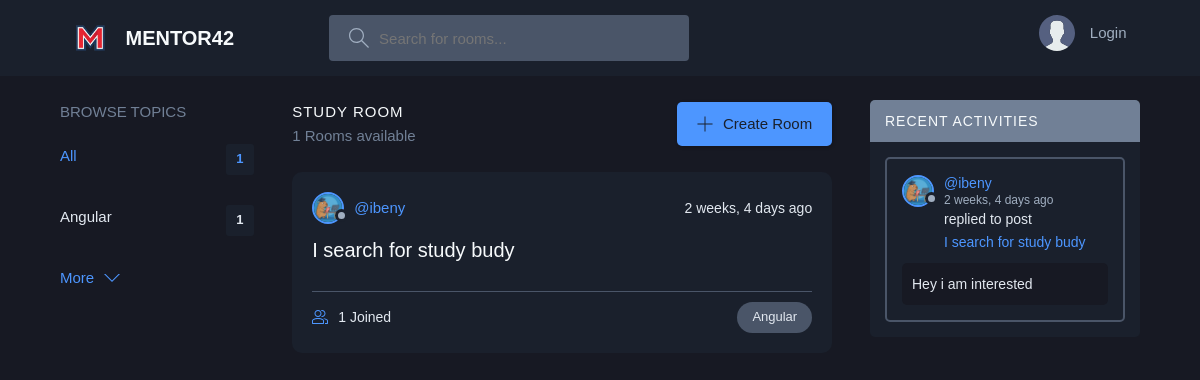
The app's page /, older data.
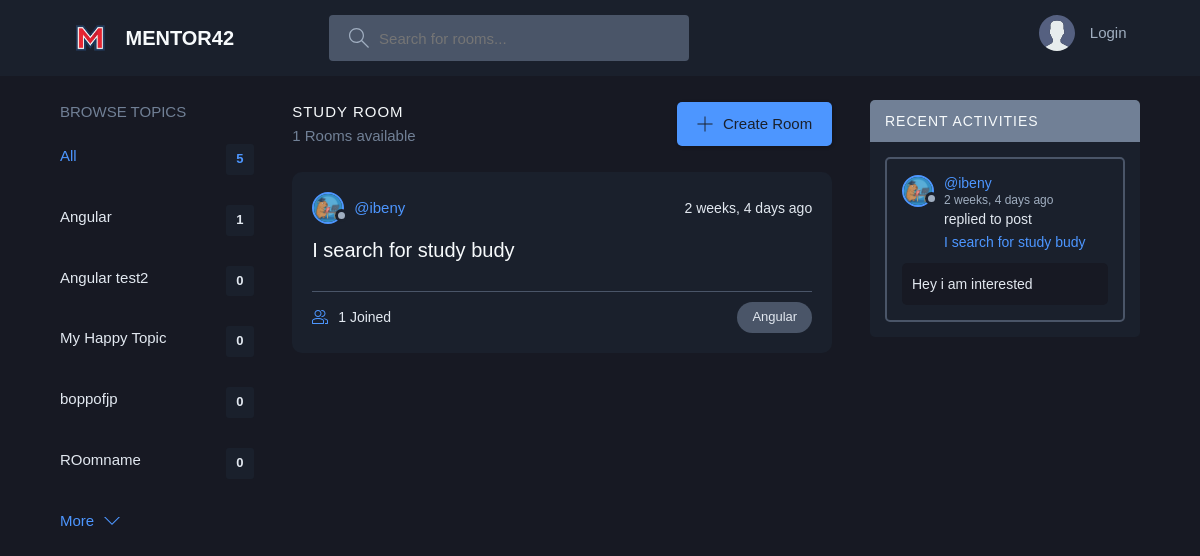
The same page, newer data.
### base/models.py (models this page shows, shortened)
class Topic(models.Model):
    name = models.CharField(max_length=100)

class Room(models.Model):
    host = models.ForeignKey(User, on_delete=models.SET_NULL, null=True)
    topic = models.ForeignKey(Topic, on_delete=models.SET_NULL, null=True)
    name = models.CharField(max_length=100)
    description = models.TextField(null=True, blank=True)
    participants = models.ManyToManyField(User, related_name='participants', blank=True)
    updated = models.DateTimeField(auto_now=True)
    created = models.DateTimeField(auto_now_add=True)
    updatedDate = models.DateField(auto_now=True)
    class Meta:
        ordering = ['-updated', '-created']
    def __str__(self):
        return self.name

class Message(models.Model):
    user = models.ForeignKey(User, on_delete=models.CASCADE)
    room = models.ForeignKey(Room, on_delete=models.CASCADE)
    body = models.TextField()
    updated = models.DateTimeField(auto_now=True)
    created = models.DateTimeField(auto_now_add=True)
    class Meta:
        ordering = ['-updated', '-created']

### base/views.py (the view)
# urls.py: path('', views.home, name='home'),
def home(request):
    q = request.GET.get('q') if request.GET.get('q') is not None else ''
    rooms = Room.objects.filter(
        Q(topic__name__icontains=q) |
        Q(name__icontains=q) |
        Q(description__contains=q)
    )
    topics = Topic.objects.all()[0:5]
    room_count = rooms.count()
    room_messages = Message.objects.filter(Q(room__topic__name__icontains=q))
    context = {'rooms': rooms, 'topics': topics, 'room_count': room_count, 'room_messages': room_messages}
    return render(request, 'base/home.html', context)

### base/templates/base/home.html (shortened to what this page needs)
{% extends 'main.html' %}
{% block content %}
    <main class="layout layout--3">
        <div class="container">
            {% include 'base/topics_component.html' %}
            <div class="roomList">
                <div class="roomList__header">
                    <div>
                        <h2>Study Room</h2>
                        <p>{{ rooms.count }} Rooms available</p>
                    </div>
                    <a class="btn btn--main" href="{% url 'create-room' %}">
                        <svg version="1.1" xmlns="http://www.w3.org/2000/svg" width="32" height="32"
                             viewBox="0 0 32 32">
                            <title>add</title>
                            <path
                                    d="M16.943 0.943h-1.885v14.115h-14.115v1.885h14.115v14.115h1.885v-14.115h14.115v-1.885h-14.115v-14.115z"
                            ></path>
                        </svg>
                        Create Room
                    </a>
                </div>
                {% include 'base/feed_component.html' %}
            </div>
            {% include 'base/activity_component.html' %}
        </div>
    </main>
{% endblock %}

### base/templates/base/topics_component.html
<div class="topics">
    <div class="topics__header">
        <h2>Browse Topics</h2>
    </div>
    <ul class="topics__list">
        <li>
            <a href="{% url 'home' %}" class="active">All <span>{{ topics.count }}</span></a>
        </li>
        {% for topic in topics %}
            <li>
                <a href="{% url 'home' %}?q={{ topic.name }}">{{ topic.name }}
                    <span>{{ topic.room_set.all.count }}</span></a>
            </li>
        {% endfor %}
    </ul>
    <a class="btn btn--link" href="{% url 'topics' %}">
        More
        <svg version="1.1" xmlns="http://www.w3.org/2000/svg" width="32" height="32" viewBox="0 0 32 32">
            <title>chevron-down</title>
            <path d="M16 21l-13-13h-3l16 16 16-16h-3l-13 13z"></path>
        </svg>
    </a>
</div>

### base/templates/base/feed_component.html (shortened to what this page needs)
{% load static %}
{% for room in rooms %}
    <div class="roomListRoom">
        <div class="roomListRoom__header">
            <a href="{% url 'user-profile' room.host.id %}" class="roomListRoom__author">
                <div class="avatar avatar--small">
                    <img src="{% static 'images/profile_teacher_img.png' %}"/>
                </div>
                <span>@{{ room.host.username }}</span>
            </a>
            <div class="roomListRoom__actions">
                <span>{{ room.created|timesince }} ago</span>
            </div>
        </div>
        <div class="roomListRoom__content">
            <a href="{% url 'room' room.id %}">{{ room.name }}</a>
        </div>
        <div class="roomListRoom__meta">
            <a href="{% url 'room' room.id %}" class="roomListRoom__joined">
                {{ room.participants.all.count }} Joined
            </a>
            <p class="roomListRoom__topic">{{ room.topic.name }}</p>
        </div>
    </div>
{% endfor %}

### base/templates/base/activity_component.html (shortened to what this page needs)
{% load static %}
<div class="activities">
    <div class="activities__header">
        <h2>Recent Activities</h2>
    </div>
    {% for message in room_messages %}
        <div class="activities__box">
            <div class="activities__boxHeader roomListRoom__header">
                <a href="{% url 'user-profile' message.user.id %}" class="roomListRoom__author">
                    <div class="avatar avatar--small">
                        <img src="{% static 'images/profile_teacher_img.png' %}"/>
                    </div>
                    <p>
                        @{{ message.user }}
                        <span>{{ message.created|timesince }} ago</span>
                    </p>
                </a>
            </div>
            <div class="activities__boxContent">
                <p>replied to post <a href="{% url 'room' message.room.id %}">{{ message.room }}</a></p>
                <div class="activities__boxRoomContent">
                    {{ message.body }}
                </div>
            </div>
        </div>
    {% endfor %}
</div>

Row changes from the older to the newer data that the page shows:
added Topic: name "Angular test2", room_set.all.count "0"
added Topic: name "My Happy Topic", room_set.all.count "0"
added Topic: name "boppofjp", room_set.all.count "0"
added Topic: name "ROomname", room_set.all.count "0"
Text that changed along with them:
{{ topics.count }}: "1" → "5"
